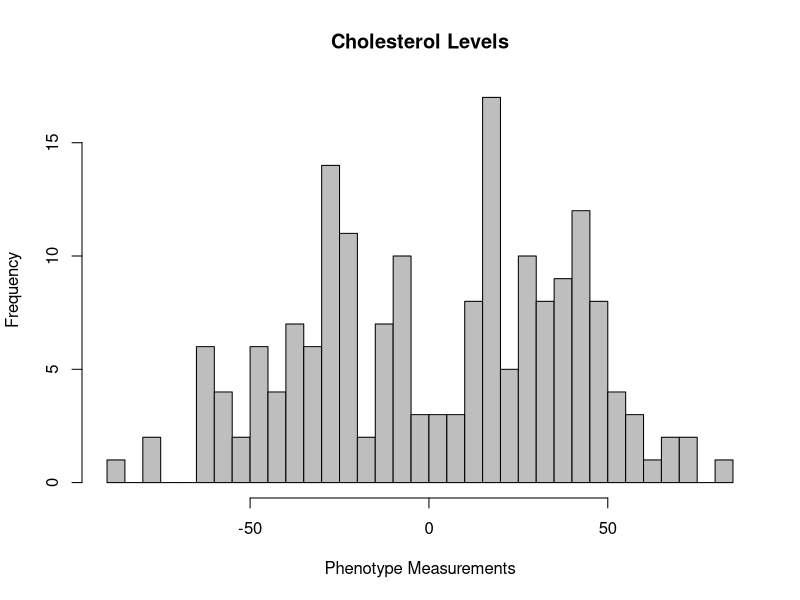

This figure's R source: (Note: this script raises an error after producing the figure.)
#reading in Cholesterol levels measured for each of the n individuals
cholestrol_levels = read.csv("2020QG_cholesterol.csv", header = FALSE)

#sample size n
n = dim(cholestrol_levels)[1]
cat("The sample size n is", n)

#histogram of cholestrol levels
hist(cholestrol_levels[,1], main=("Cholesterol Levels"),xlab="Phenotype Measurements", ylab = "Frequency", col="grey", breaks = 30)


#importing genotype data
#SNP genotype data which contains data on N SNPs measured for each of the n individuals in the sample
#genotype of each SNP for an individual is coded as follows: `0' = homozygote, `1' = heterozygote, `2' = homozygote
geno_data = read.csv("2020QG_genotypes.csv", header = FALSE)
#number of genotypes N
N = dim(geno_data)[2]

#performing PCA
geno.pca <- prcomp(geno_data)

#potting pricnipal components
plot(geno.pca$x[,1], geno.pca$x[,2], main = "Genotype PC projections", xlab = "PC1", ylab = "PC2")


library(MASS)
library(ggplot2)

#calculating p-values

Xa = matrix(NA, nrow= n, ncol=N)
Xd = matrix(NA, nrow= n, ncol=N)

#given genotype coding: 0 = A1A1; 1 = A1A2; 2 = A2A2

#coding to Xa and Xd
Xa = geno_data - 1
Xd = 1 - 2*abs(Xa)

#calculating p-values
pval_calculator <- function(pheno_input, xa_input, xd_input){
  
  n_samples <- length(xa_input)
  X_mx <- cbind(1,xa_input,xd_input)
  
  MLE_beta <- ginv(t(X_mx) %*% X_mx) %*% t(X_mx) %*% pheno_input
  y_hat <- X_mx %*% MLE_beta
  
  SSM <- sum((y_hat - mean(pheno_input))^2)
  SSE <- sum((pheno_input - y_hat)^2)
  
  df_M <- 2
  df_E <- n_samples - 3 
  
  MSM <- SSM / df_M
  MSE <- SSE / df_E
  
  Fstatistic <- MSM / MSE
  
  pval <- pf(Fstatistic, df_M, df_E,lower.tail = FALSE)
  return(pval)
}

pval_mx = rep(0,N)

for (i in 1:N){
  pval_mx[i] <- pval_calculator(cholestrol_levels[,1], Xa[,i], Xd[,i])
}

N_sig = 0
for (i in 1:N){
  if (pval_mx[i]<0.05/N){
    N_sig = N_sig + 1
  }
}
cat("Number of Bonferroni corrected significant SNPs:",N_sig)

#making a Manhattan Plot for the p-values
#red line indicates Bonferroni corrected p-value cut-off
df <- data.frame(genotypes = 1:N, pval_mx)
g1 <- ggplot(df, aes(genotypes, -log10(pval_mx))) + geom_point() + ggtitle("Manhattan Plot") + xlab("Position") + ylab("-log(p-value)") + geom_abline(intercept = -log10(0.05/N), slope = 0, color="red") + theme_bw()
g1

#making a QQ plot
df_QQ <- data.frame(x = sort(-log10(seq(0, 1, length.out = N))), y = sort(-log10(pval_mx)))
q1 <- ggplot(df_QQ)+geom_point(aes(x,y)) + geom_abline(intercept = 0, slope = 1, color="red") + ggtitle("QQ Plot") + xlab("Theoretical Quantiles") + ylab("Observed Quantiles") + theme_bw()
q1

#accounting for covariates
library(MASS)
pval_calculator_w_covars <- function(pheno_input, xa_input, xd_input, xz_input){
  
  n_samples <-  length(pheno_input)
  
  X_mx <- cbind(rep(1,length(xa_input)), xa_input, xd_input, xz_input)
  MLE_beta <- ginv(t(X_mx) %*% X_mx) %*% t(X_mx) %*% pheno_input
  
  x_h0 =   cbind(rep(1,length(xa_input)), xz_input)
  MLE_h0 =  ginv(t(x_h0) %*% x_h0) %*% t(x_h0) %*% pheno_input
  
  y_hat_0 =  x_h0 %*% MLE_h0
  y_hat_1 = X_mx %*% MLE_beta
  
  SSE_theta_0 =  sum((pheno_input-y_hat_0)^2) 
  SSE_theta_1 = sum((pheno_input-y_hat_1)^2)
  
  
  df_M <- 2
  df_E <- n_samples - 5
  
  numerator <- (SSE_theta_0-SSE_theta_1) / df_M
  denom <- SSE_theta_1 / df_E
  Fstatistic <-numerator / denom
  
  pval  = pf(Fstatistic, df_M, df_E,lower.tail = FALSE)
  return(pval)
}


Xz <- cbind(geno.pca$x[,1], geno.pca$x[,2])

pval_mx_covar = rep(0,N)
for(i in 1:N){
  pval_mx_covar[i] <- pval_calculator_w_covars(cholestrol_levels[,1], Xa[,i], Xd[,i], Xz)
}

N_sig = 0
for (i in 1:N){
  if (pval_mx_covar[i]<0.05/N){
    N_sig = N_sig + 1
  }
}
cat("Number of Bonferroni corrected significant SNPs:",N_sig)

#making a Manhattan Plot for the p-values
df_covar <- data.frame(genotypes = 1:N, pval_mx_covar)
g2 <- ggplot(df_covar, aes(genotypes, -log10(pval_mx_covar))) + geom_point() + ggtitle("Manhattan Plot") + xlab("Position") + ylab("-log(p-value)") + geom_abline(intercept = -log10(0.05/N), slope = 0, color="red") + theme_bw()
g2

#making a QQ plot
df_QQ_covar <- data.frame(x = sort(-log10(seq(0, 1, length.out = N))), y = sort(-log10(pval_mx_covar)))
q2 <- ggplot(df_QQ_covar)+geom_point(aes(x,y)) + geom_abline(intercept = 0, slope = 1, color="red") + ggtitle("QQ Plot") + xlab("Theoretical Quantiles") + ylab("Observed Quantiles") + theme_bw()
q2

p_bf = 0.05/N
cat("p-value cutoff using Bonferroni correction:", p_bf, "\n")

N_sig_bf = 0
for (i in 1:N){
  if (pval_mx_covar[i]<p_bf){
    N_sig_bf = N_sig_bf + 1
  }
}
cat("Number of significant SNPs with Bonferroni correction:",N_sig_bf, "\n")

pval1 = pval_mx_covar[5000:15000]
pval2 = pval_mx_covar[15000:25000]
most_sig_pval1 = pval1[which(pval1==min(pval1))]
most_sig_pval2 = pval2[which(pval2==min(pval2))]
cat("most significant pvalues for peak 1:", most_sig_pval1[1], "at position", which(pval1==min(pval1))[1] + 5000, "\n")
cat("most significant pvalues for peak 2:", most_sig_pval2[1], "at position", which(pval2==min(pval2))[1] + 15000, "\n")

#reading in heart disease phenotypes
heart_disease = read.csv("2020QG_heartdisease.csv", header = FALSE)

sample_size = dim(heart_disease)[1]
cat("sample size, n:", sample_size)

#histogram of heart disease phenotype data
hist(heart_disease[,1], main=("Heart Disease Phenotype"),xlab="Phenotype Measurements", ylab = "Frequency", col="grey", breaks = 30)

library(MASS)
library(ggplot2)
library(ggthemes)

gamma_inv_calc <- function(X_mx, beta_t){
  #initialize gamma
  # K is the part which goes into the exponent
  K <- X_mx %*% beta_t
  gamma_inv <- exp(K)/(1+exp(K))
  return(gamma_inv)
}

W_calc <- function(gamma_inv){
  W <- diag(as.vector(gamma_inv * (1- gamma_inv)))
  return(W)
}

beta_update <- function(X_mx, W, Y, gamma_inv, beta){
  beta_up <- beta + ginv(t(X_mx)%*%W%*%X_mx)%*%t(X_mx)%*%(Y-gamma_inv)
  return(beta_up)
}

dev_calc <- function(Y, gamma_inv){
  deviance <- 2*( sum(Y[Y==1]*log(Y[Y==1]/gamma_inv[Y==1])) + sum((1-Y[Y==0])*log((1-Y[Y==0])/(1-gamma_inv[Y==0]))) )  
  return(deviance)
}

log_likelihood_calc <- function(Y, gamma_inv){
  log_likelihood <- sum(Y[Y==1]*log(gamma_inv[Y==1])) + sum((1-Y[Y==0])*log(1-gamma_inv[Y==0]))
  return (log_likelihood)
}


logistic_IRLS_keep_track_betas<- function(Xa,Xd,Y = Y, beta.initial.vec = c(0,0,0), d.stop.th = 1e-6, it.max = 100) {
  
  #Create the X matrix
  X_mx <- cbind(rep(1,length(Xa)), Xa, Xd)
  X_h0 <- cbind(rep(1,length(Xa)))
  
  #initializing beta vector at t=0
  beta_t <- c(0,0,0)
  beta_h0 <- c(0)
  
  # initialize deviance at d[t]
  dt <- 0
  dt_h0 <- 0
  
  beta_history = as.matrix(t(beta.initial.vec))
  
  #initialize gamma
  gamma_inv <- gamma_inv_calc(X_mx, beta_t)
  gamma_inv_h0 <- gamma_inv_calc(X_h0, beta_h0)
  
  for(i in 1:it.max) {
    dpt1 <- dt #store previous deviance
    dpt1_h0 <- dt_h0
    
    # create empty matrix W
    W <- W_calc(gamma_inv)
    W_h0 <- W_calc(gamma_inv_h0)
    
    beta_t <- beta_update(X_mx, W, Y, gamma_inv, beta_t)
    beta_h0 <- beta_update(X_h0, W_h0, Y, gamma_inv_h0, beta_h0)
    
    beta_history = rbind(beta_history, t(beta_t))
    
    #update gamma since it's a function of beta
    gamma_inv <- gamma_inv_calc(X_mx, beta_t)
    gamma_inv_h0 <- gamma_inv_calc(X_h0, beta_h0)
    
    #calculate new deviance
    dt <- dev_calc(Y, gamma_inv)
    dt_h0 <- dev_calc(Y, gamma_inv_h0)
    
    absD <- abs(dt - dpt1)
    absD_h0 <- abs(dt_h0 - dpt1_h0)
    
    if(absD < d.stop.th & absD_h0< d.stop.th) {
      #cat("Convergence at iteration:", i, "at threshold:", d.stop.th, "\n")
      logl = c(log_likelihood_calc(Y, gamma_inv_h0), log_likelihood_calc(Y, gamma_inv))
      return(list(beta_t,logl,beta_history))
    }	
  }
  cat("Convergence not reached after iteration:", i, "at threshold:", d.stop.th, "\n")
  return(list(beta_t= c(NA,NA,NA),logl=c(NA, NA), beta_history))
}

pval_mx_2 = rep(0,N)

for(j in seq(1, ncol(Xa))){
  logl_alt = logistic_IRLS_keep_track_betas(Xa[,j], Xd[,j], heart_disease[,1])[[2]][2]
  logl_null = logistic_IRLS_keep_track_betas(Xa[,j], Xd[,j], heart_disease[,1])[[2]][1]
  LRT = 2*logl_alt - 2*logl_null
  pval_mx_2[j] = pchisq(LRT, df=2)
}

N_sig_bf_1 = 0
for (i in 1:N){
  if (pval_mx_2[i]<p_bf){
    N_sig_bf_1 = N_sig_bf_1 + 1
  }
}
cat("Number of significant SNPs with Bonferroni correction:",N_sig_bf_1, "\n")

#making a Manhattan Plot for the p-values
df_2 <- data.frame(genotypes = 1:N, pval_mx_2)
g3 <- ggplot(df_2, aes(genotypes, -log10(pval_mx_2))) + geom_point() + ggtitle("Manhattan Plot") + xlab("Position") + ylab("-log(p-value)") + geom_abline(intercept = -log10(0.05/N), slope = 0, color="red")
g3

#making a QQ plot
df_QQ_2 <- data.frame(x = sort(-log10(seq(0, 1, length.out = N))), y = sort(-log10(pval_mx_2)))
q3 <- ggplot(df_QQ_2)+geom_point(aes(x,y)) + geom_abline(intercept = 0, slope = 1, color="red") + ggtitle("QQ Plot") + xlab("Theoretical Quantiles") + ylab("Observed Quantiles") + theme_bw()
q3

logistic_IRLS_keep_track_betas_w_covars<- function(Xa,Xd, Xz, Y = Y, beta.initial.vec = c(0,0,0), d.stop.th = 1e-6, it.max = 100) {
  
  #Create the X matrix
  X_mx <- cbind(rep(1,length(Xa)), Xa, Xd, Xz)
  X_h0 <- cbind(rep(1,length(Xa)), Xz)
  
  #initializing beta vector at t=0
  beta_t <- rep(0,ncol(Xz)+3)
  beta_h0 <- rep(0,ncol(Xz)+1)
  
  # initialize deviance at d[t]
  dt <- 0
  dt_h0 <- 0
  
  beta_history = as.matrix(t(rep(0,ncol(Xz)+3)))
  
  #initialize gamma
  gamma_inv <- gamma_inv_calc(X_mx, beta_t)
  gamma_inv_h0 <- gamma_inv_calc(X_h0, beta_h0)
  
  for(i in 1:it.max) {
    dpt1 <- dt #store previous deviance
    dpt1_h0 <- dt_h0
    
    # create empty matrix W
    W <- W_calc(gamma_inv)
    W_h0 <- W_calc(gamma_inv_h0)
    
    beta_t <- beta_update(X_mx, W, Y, gamma_inv, beta_t)
    beta_h0 <- beta_update(X_h0, W_h0, Y, gamma_inv_h0, beta_h0)
    
    beta_history = rbind(beta_history, t(beta_t))
    
    #update gamma since it's a function of beta
    gamma_inv <- gamma_inv_calc(X_mx, beta_t)
    gamma_inv_h0 <- gamma_inv_calc(X_h0, beta_h0)
    
    #calculate new deviance
    dt <- dev_calc(Y, gamma_inv)
    dt_h0 <- dev_calc(Y, gamma_inv_h0)
    
    absD <- abs(dt - dpt1)
    absD_h0 <- abs(dt_h0 - dpt1_h0)
    
    if(absD < d.stop.th & absD_h0< d.stop.th) {
      #cat("Convergence at iteration:", i, "at threshold:", d.stop.th, "\n")
      logl = c(log_likelihood_calc(Y, gamma_inv_h0), log_likelihood_calc(Y, gamma_inv))
      return(list(beta_t,logl,beta_history))
    }	
  }
  cat("Convergence not reached after iteration:", i, "at threshold:", d.stop.th, "\n")
  return(list(beta_t= c(NA,NA,NA),logl=c(NA, NA), beta_history))
}

pval_mx_covar_2 = rep(0,N)

for(j in seq(1, ncol(Xa))){
  logl_alt = logistic_IRLS_keep_track_betas_w_covars(Xa[,j], Xd[,j], Xz, heart_disease[,1])[[2]][2]
  logl_null = logistic_IRLS_keep_track_betas_w_covars(Xa[,j], Xd[,j], Xz, heart_disease[,1])[[2]][1]
  LRT = 2*logl_alt - 2*logl_null
  pval_mx_covar_2[j] = pchisq(LRT, df=2)
}

#making a Manhattan Plot for the p-values
df_covar_2 <- data.frame(genotypes = 1:N, pval_mx_covar_2)
g4 <- ggplot(df_covar_2, aes(genotypes, -log10(pval_mx_covar_2))) + geom_point() + ggtitle("Manhattan Plot") + xlab("Position") + ylab("-log(p-value)") + geom_abline(intercept = -log10(0.05/N), slope = 0, color="red")
g4

#making a QQ plot
df_QQ_covar_2 <- data.frame(x = sort(-log10(seq(0, 1, length.out = N))), y = sort(-log10(pval_mx_covar_2)))
q4 <- ggplot(df_QQ_covar_2)+geom_point(aes(x,y)) + geom_abline(intercept = 0, slope = 1, color="red") + ggtitle("QQ Plot") + xlab("Theoretical Quantiles") + ylab("Observed Quantiles") + theme_bw()
q4

p_bf = 0.05/N
cat("p-value cutoff using Bonferroni correction:", p_bf, "\n")

N_sig_bf_2 = 0
for (i in 1:N){
  if (pval_mx_covar_2[i]<p_bf){
    N_sig_bf_2 = N_sig_bf_2 + 1
  }
}
cat("Number of significant SNPs with Bonferroni correction:",N_sig_bf_2, "\n")

pval1 = pval_mx_covar_2[0:10000]
pval2 = pval_mx_covar_2[30000:length(pval_mx_covar_2)]
most_sig_pval1 = pval1[which(pval1==min(pval1))]
most_sig_pval2 = pval2[which(pval2==min(pval2))]
cat("most significant pvalues for peak 1:", most_sig_pval1[1], "at position", which(pval1==min(pval1))[1] + 0, "\n")
cat("most significant pvalues for peak 2:", most_sig_pval2[1], "at position", which(pval2==min(pval2))[1] + 30000, "\n")